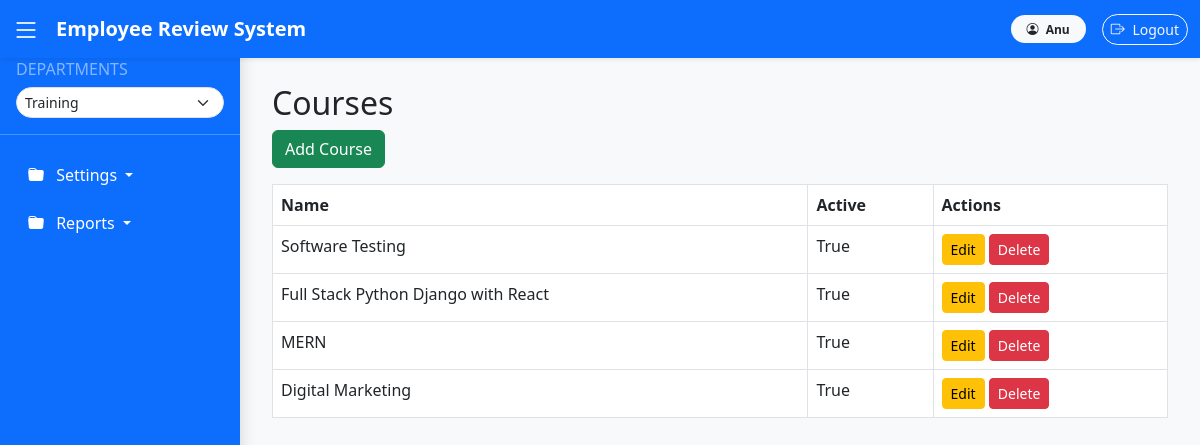
The page /courses/ (signed in) on the database its author committed.
### settings_app/models.py (models this page shows, shortened)
class Master(models.Model):
    created_date = models.DateTimeField(auto_now_add=True)
    isactive = models.BooleanField(default=True,verbose_name="Active")
    created_user = models.ForeignKey(User, null=True, blank=True, on_delete=models.CASCADE)
    class Meta:
        abstract = True
        ordering = ['-isactive']

class Course(Master):
    name = models.CharField(max_length=100, unique=True)

### settings_app/views.py (the view)
# urls.py: path('courses/', views.course_list, name='course_list'),
@login_required
def course_list(request):
    courses = Course.objects.all()
    return render(request, 'settings_app/course_list.html', {'courses': courses})

### settings_app/templates/settings_app/course_list.html
{% extends 'base.html' %}
{% block content %}
<div class="container mt-4">
    <h2>Courses</h2>
    <a href="{% url 'add_course' %}" class="btn btn-success mb-3">Add Course</a>
    <table class="table table-bordered">
        <thead>
            <tr><th>Name</th><th>Active</th><th>Actions</th></tr>
        </thead>
        <tbody>
            {% for course in courses %}
            <tr>
                <td>{{ course.name }}</td>
                <td>{{ course.isactive }}</td>
                <td>
                    <a href="{% url 'course_edit' course.id %}" class="btn btn-sm btn-warning">Edit</a>
                    <a href="{% url 'course_delete' course.id %}" class="btn btn-sm btn-danger"
                       onclick="return confirm('Are you sure?');">Delete</a>
                </td>
            </tr>
            {% empty %}
            <tr><td colspan="3">No courses found.</td></tr>
            {% endfor %}
        </tbody>
    </table>
</div>
{% endblock %}

### templates/base.html (shortened to what this page needs)
<!DOCTYPE html>
<html lang="en">
<head>
    <link rel="stylesheet" href="https://cdn.jsdelivr.net/npm/bootstrap@5.3.0/dist/css/bootstrap.min.css">
    <link rel="stylesheet" href="https://cdn.jsdelivr.net/npm/bootstrap-icons@1.11.3/font/bootstrap-icons.css">
</head>
<body>
    <nav class="navbar navbar-expand-lg navbar-dark bg-primary fixed-top shadow-sm">
        <div class="container-fluid">
            <span class="sidebar-toggle text-white me-3" id="sidebarToggle">
                <i class="bi bi-list fs-3"></i>
            </span>
            <a class="navbar-brand fw-bold" href="/">Employee Review System</a>
            <div class="d-flex ms-auto align-items-center">
                {% if user.is_authenticated %}
                <span class="badge bg-light text-dark me-3 px-3 py-2 rounded-pill">
                    <i class="bi bi-person-circle me-1"></i> {{ user.username }}
                </span>
                <form action="{% url 'logout' %}" method="post" class="d-inline">
                    <button type="submit" class="btn btn-outline-light btn-sm rounded-pill">
                        <i class="bi bi-box-arrow-right me-1"></i> Logout
                    </button>
                </form>
                {% else %}
                <a href="{% url 'login' %}" class="btn btn-light text-primary btn-sm rounded-pill">
                    <i class="bi bi-box-arrow-in-right me-1"></i> Login
                </a>
                {% endif %}
            </div>
        </div>
    </nav>
    {% if user.is_authenticated and user.groups.first.name == "Manager" %}
    <div class="sidebar shadow" id="sidebarMenu">
        <h6 class="px-3 text-uppercase text-white-50">Departments</h6>
        <form id="department-form" class="px-3 mb-3">
            <select id="department-select" class="form-select form-select-sm rounded-pill"></select>
        </form>
        <hr class="text-white">
        <ul class="nav flex-column" id="department-menu"></ul>
    </div>
    {% endif %}
    <main class="content-container" id="mainContent">
        {% block content %}{% endblock %}
    </main>
</body>
</html>

### rows shown on the page
Course: name "Software Testing", isactive "True"
Course: name "Full Stack Python Django with React", isactive "True"
Course: name "MERN", isactive "True"
Course: name "Digital Marketing", isactive "True"

### other values the page prints
{{ user.username }} "Anu"
